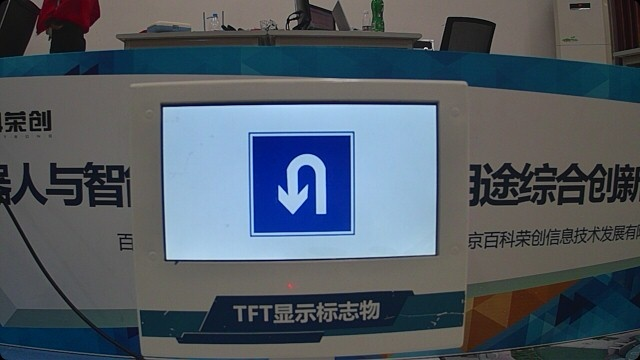
#> input picture android/Python-OpenCV-tools/1.jpg, 640 x 360 px
$ python Threshold.py
#> lines starting #> are read from the running program, lines starting #| are printed output that depends on the picture; after the words box and inside, x2 and y2 are one past the last pixel; in counts of white or black regions, pixels touching at a corner belong together

#二值化阈值
import cv2

def nothing(*arg):
    pass

cv2.namedWindow('ThresholdTest')
frame=cv2.imread("1.jpg")
#> frame is the input picture: shape (360, 640, 3); mean B, G, R 99.5, 90, 80.2

frame=cv2.cvtColor(frame,cv2.COLOR_BGR2GRAY)
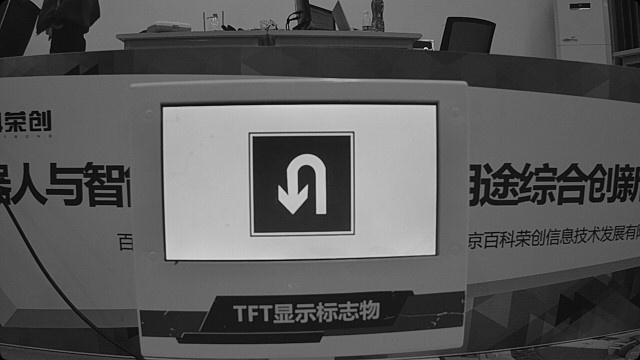
#> frame: shape (360, 640); min 0, max 235, mean 88.1

cv2.createTrackbar('thresh', 'ThresholdTest', 128, 255,nothing)
cv2.createTrackbar('maxval', 'ThresholdTest', 255, 255,nothing)

while True:
    thresh = cv2.getTrackbarPos('thresh', 'ThresholdTest')
    maxval = cv2.getTrackbarPos('maxval', 'ThresholdTest')
    _,res=cv2.threshold(frame,thresh=thresh,maxval=maxval,type=1)
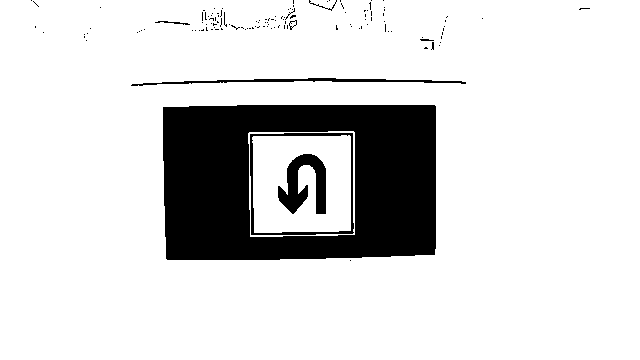
#> res: shape (360, 640); 85.1% white; 130 black regions (122 under 20 px), largest, box (x1, y1, x2, y2) and area: (163, 105, 436, 260) 30574, (278, 154, 326, 214) 1558, (250, 133, 354, 235) 970

    cv2.imshow("ThresholdTest",res)

    k = cv2.waitKey(5) & 0xFF
#> (key Esc is pressed here)
    if k == 27:
        break
cv2.destroyAllWindows()

$ run again, with android/Python-OpenCV-tools/2.jpg copied over android/Python-OpenCV-tools/1.jpg
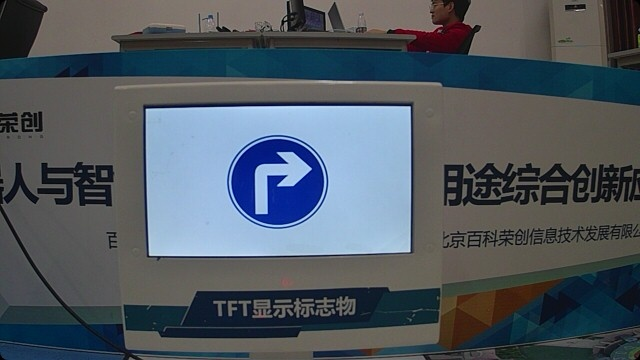
#> input picture android/Python-OpenCV-tools/2.jpg, 640 x 360 px
#> frame is the input picture: shape (360, 640, 3); mean B, G, R 96.1, 88.1, 79.5
#> `frame=cv2.cvtColor(frame,cv2.COLOR_BGR2GRAY)`:
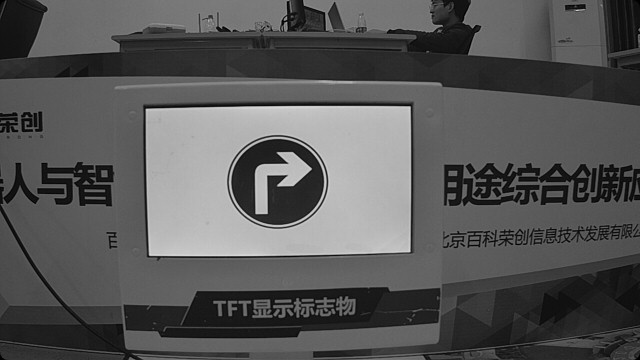
#> frame: shape (360, 640); min 0, max 217, mean 86.4
#> `_,res=cv2.threshold(frame,thresh=thresh,maxval=maxval,type=1)`:
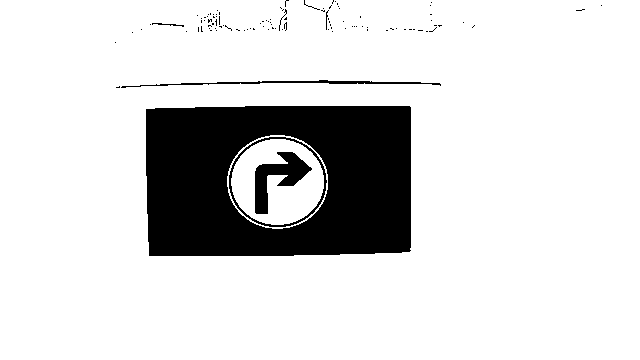
#> res: shape (360, 640); 84.9% white; 106 black regions (98 under 20 px), largest, box (x1, y1, x2, y2) and area: (146, 106, 411, 256) 31756, (255, 152, 312, 214) 1463, (229, 137, 327, 227) 643
